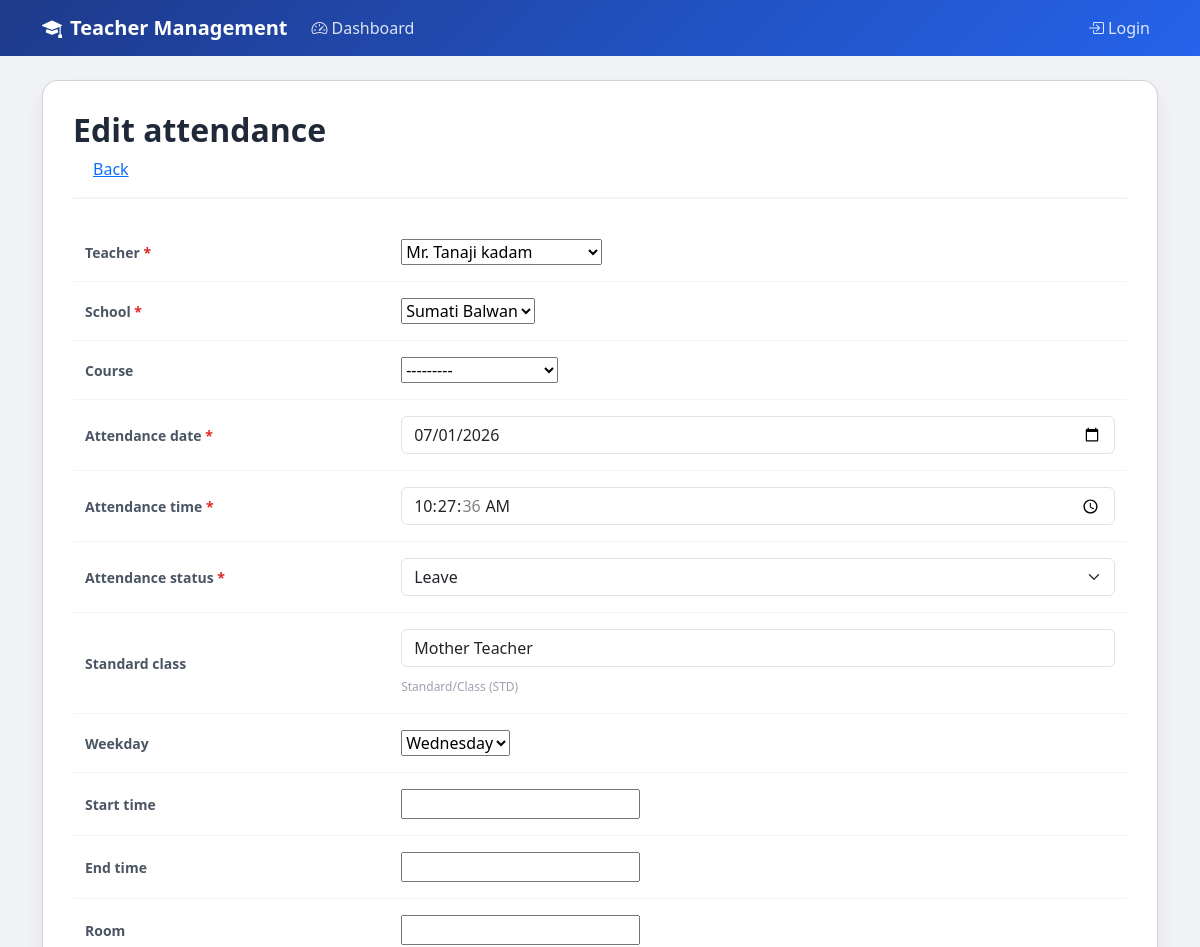
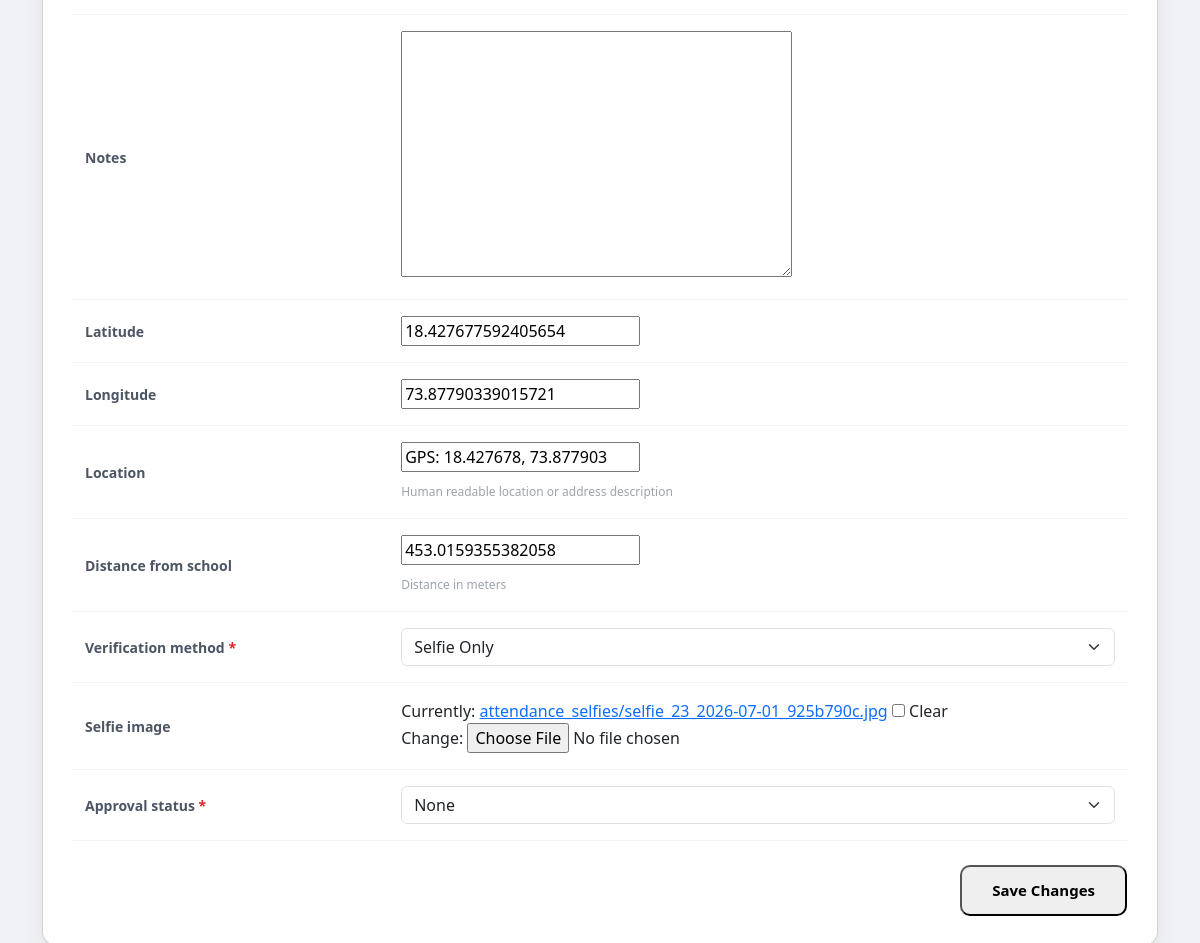
Page /attendances/4/edit/ on the committed database (2 pictures, top to bottom).
### management/models.py (models this page shows, shortened)
class Attendance(models.Model):
    class StatusChoices(models.TextChoices):
        PRESENT = 'present', 'Present'
        ABSENT = 'absent', 'Absent'
        LEAVE = 'leave', 'Leave'
        CL = 'cl', 'CL (Casual Leave)'
        HALF_LEAVE = 'half_leave', 'Half Leave'
        OTHER = 'other', 'Other'
        OFFICIAL_DUTY = 'official_duty', 'Official Duty'
    WEEKDAY_CHOICES = [
        ('MON', 'Monday'),
        ('TUE', 'Tuesday'),
        ('WED', 'Wednesday'),
        ('THU', 'Thursday'),
        ('FRI', 'Friday'),
        ('SAT', 'Saturday'),
        ('SUN', 'Sunday'),
    ]
    VERIFICATION_CHOICES = [
        ('GPS_SELFIE', 'GPS + Selfie'),
        ('GPS', 'GPS Only'),
        ('SELFIE', 'Selfie Only'),
        ('MANUAL', 'Manual'),
    ]
    APPROVAL_CHOICES = [
        ('pending', 'Pending'),
        ('approved', 'Approved'),
        ('rejected', 'Rejected'),
        ('none', 'None'),
    ]
    teacher = models.ForeignKey(Teacher, on_delete=models.CASCADE, related_name='attendances')
    school = models.ForeignKey(School, on_delete=models.CASCADE, related_name='attendances')
    course = models.ForeignKey(Course, on_delete=models.SET_NULL, null=True, blank=True, related_name='attendances')
    attendance_date = models.DateField(default=timezone.now)
    attendance_status = models.CharField(max_length=20, choices=StatusChoices.choices, default=StatusChoices.PRESENT)
    standard_class = models.CharField(max_length=100, blank=True, null=True, help_text="Standard/Class (STD)")
    weekday = models.CharField(max_length=20, blank=True, choices=WEEKDAY_CHOICES)
    start_time = models.TimeField(null=True, blank=True)
    end_time = models.TimeField(null=True, blank=True)
    room = models.CharField(max_length=50, blank=True)
    notes = models.TextField(blank=True)
    created_at = models.DateTimeField(default=timezone.now)
    marked_at = models.DateTimeField(default=timezone.now)
    latitude = models.FloatField(null=True, blank=True)
    longitude = models.FloatField(null=True, blank=True)
    location = models.CharField(max_length=255, blank=True, null=True, help_text="Human readable location or address description")
    distance_from_school = models.FloatField(null=True, blank=True, help_text="Distance in meters")
    attendance_time = models.TimeField(default=timezone.now)
    device_id = models.CharField(blank=True, max_length=255, null=True)
    face_confidence = models.FloatField(blank=True, null=True)
    qr_code_data = models.CharField(blank=True, max_length=255, null=True)
    selfie_image = models.ImageField(blank=True, null=True, upload_to='attendance_selfies/')
    verification_method = models.CharField(max_length=50, choices=VERIFICATION_CHOICES, default='GPS_SELFIE')
    wifi_bssid = models.CharField(blank=True, max_length=255, null=True)
    wifi_ssid = models.CharField(blank=True, max_length=255, null=True)
    approval_status = models.CharField(max_length=20, choices=APPROVAL_CHOICES, default='none')
    approved_by = models.ForeignKey(User, on_delete=models.SET_NULL, null=True, blank=True, related_name='approved_attendances')
    approved_at = models.DateTimeField(null=True, blank=True)
    official_duty_reason = models.TextField(blank=True, null=True, help_text="Reason for official duty when outside school radius")
    class Meta:
        ordering = ['-attendance_date', 'weekday', 'start_time', 'teacher__last_name']
        constraints = [
            models.UniqueConstraint(fields=['teacher', 'attendance_date'], name='unique_teacher_attendance_per_day')
        ]

### management/views.py (the view)
# urls.py: path("attendances/<int:pk>/edit/", views.attendance_update, name="attendance_update"),
def attendance_update(request, pk):
    attendance = get_object_or_404(Attendance, pk=pk)
    form = AttendanceForm(request.POST or None, request.FILES or None, instance=attendance)
    if request.method == "POST" and form.is_valid():
        form.save()
        return redirect("attendance_list")
    return render(
        request,
        "management/form.html",
        {"form": form, "title": "Edit attendance", "back_url": "attendance_list"},
    )

### management/forms.py (shortened to what this page needs)
class AttendanceForm(forms.ModelForm):
    class Meta:
        model = Attendance
        fields = [
            "teacher",
            "school",
            "course",
            "attendance_date",
            "attendance_time",
            "attendance_status",
            "standard_class",
            "weekday",
            "start_time",
            "end_time",
            "room",
            "notes",
            "latitude",
            "longitude",
            "location",
            "distance_from_school",
            "verification_method",
            "selfie_image",
            "approval_status",
        ]
        widgets = {
            "attendance_status": forms.Select(attrs={"class": "form-select"}),
            "attendance_date": forms.DateInput(attrs={"type": "date", "class": "form-control"}),
            "attendance_time": forms.TimeInput(attrs={"type": "time", "class": "form-control"}),
            "standard_class": forms.TextInput(attrs={"placeholder": "e.g. 10th Grade", "class": "form-control"}),
            "verification_method": forms.Select(attrs={"class": "form-select"}),
            "approval_status": forms.Select(attrs={"class": "form-select"}),
        }

### management/models.py (called while the page is built)
    def __str__(self):
        return self.name

    def __str__(self):
        return self.name

    @property
    def full_name(self):
        return f"{self.first_name} {self.last_name}"

    def __str__(self):
        return self.full_name

### templates/management/form.html (shortened to what this page needs)
{% extends "management/base.html" %}
{% block content %}
<section class="card narrow" style="border-radius: 16px; box-shadow: 0 10px 25px -5px rgba(0, 0, 0, 0.1); padding: 30px;">
    <div class="section-header" style="margin-bottom: 24px; border-bottom: 2px solid #f1f5f9; padding-bottom: 16px;">
        <h2 style="font-weight: 800; color: #1f2937;">{{ title }}</h2>
        <a href="{% url back_url %}" class="button secondary" style="border-radius: 999px; padding: 8px 20px;">Back</a>
    </div>
    <form method="post" class="form">
        <table style="width: 100%; border-collapse: collapse; margin-bottom: 24px;">
            <tbody>
                {% for field in form %}
                    <tr style="border-bottom: 1px solid #f1f5f9;">
                        <td style="padding: 16px 12px; width: 30%; vertical-align: middle; font-weight: 700; color: #4b5563; font-size: 14px;">
                            <label for="{{ field.id_for_label }}">{{ field.label }}</label>
                            {% if field.field.required %}
                                <span style="color: #dc2626;">*</span>
                            {% endif %}
                        </td>
                        <td style="padding: 16px 12px; width: 70%; vertical-align: middle;">
                            <div style="display: flex; align-items: center; gap: 12px; flex-wrap: wrap; width: 100%;">
                                <div style="flex: 1; min-width: 200px;">
                                    {{ field }}
                                </div>
                            </div>
                            {% if field.help_text %}
                                <div style="margin-top: 6px;"><small style="color: #9ca3af; font-size: 12px;">{{ field.help_text }}</small></div>
                            {% endif %}
                        </td>
                    </tr>
                {% endfor %}
            </tbody>
        </table>
        <div style="display: flex; justify-content: flex-end; margin-top: 20px;">
            <button type="submit" style="padding: 12px 30px; font-size: 15px; font-weight: 800; border-radius: 10px; cursor: pointer;">Save Changes</button>
        </div>
    </form>
</section>
{% endblock %}

### templates/management/base.html (style rules this page uses)
body { background: #f0f2f5; font-family: 'Segoe UI', system-ui, -apple-system, sans-serif; }

### rows in the picture
Attendance: form "Mr. Tanaji kadam" "Sumati Balwan" "---------" "07/01/2026" "10:27:36" "Leave" "Mother Teacher" "Wednesday" "18.427677592405654" "73.87790339015721" "GPS: 18.427678, 73.877903" "453.0159355382058" "Selfie Only" "None"

### other values in the picture
{{ title }} "Edit attendance"
{{ field.label }} "Teacher" "School" "Course" "Attendance date" "Attendance time" "Attendance status" "Standard class" "Weekday" "Start time" "End time" "Room" "Notes" "Latitude" "Longitude" "Location" "Distance from school" "Verification method" "Selfie image" "Approval status"
{{ field.help_text }} "Standard/Class (STD)" "Human readable location or address description" "Distance in meters"
